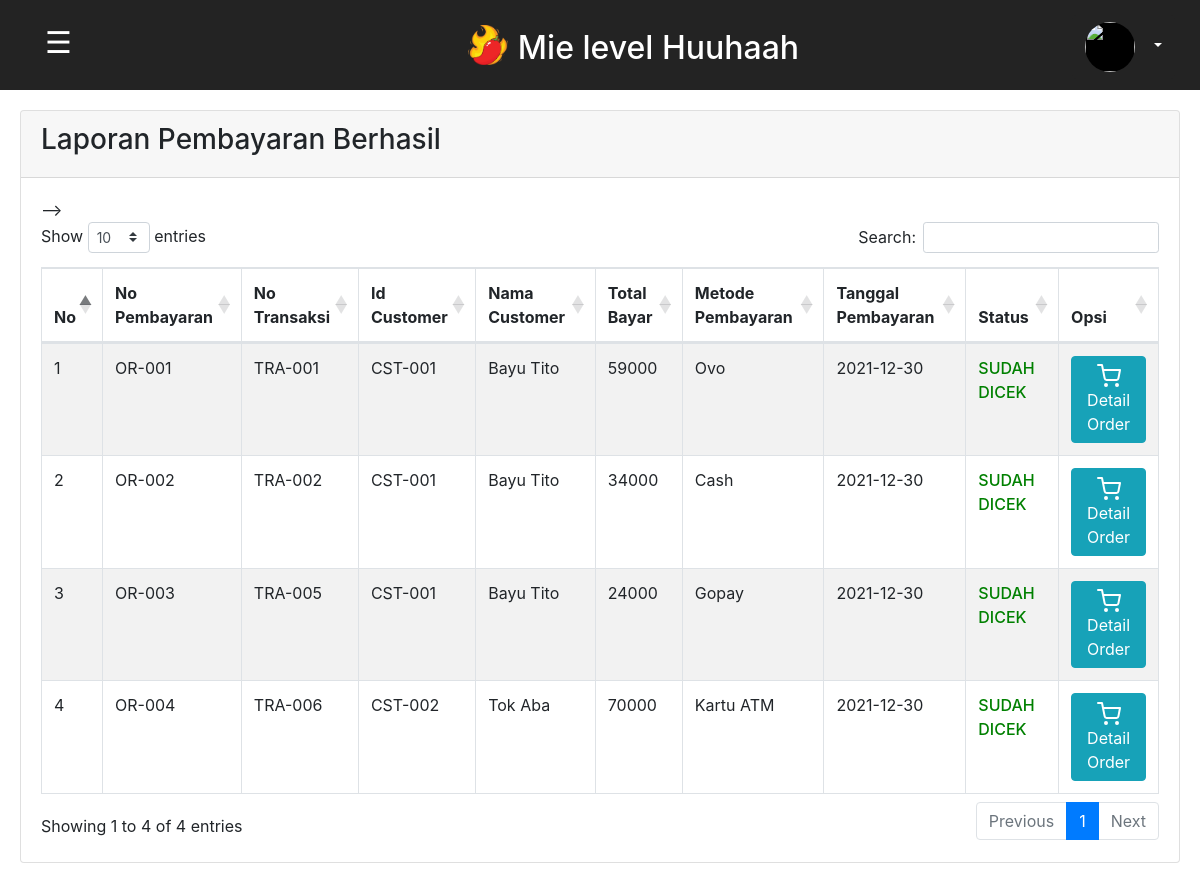
The page /report_adm.php on the database its author committed.
### tables this page shows
CREATE TABLE `bayar_berhasil` (
  `no_bayar` varchar(20) NOT NULL,
  `no_transaksi` varchar(20) NOT NULL,
  `id_cst` varchar(20) NOT NULL,
  `total_byr` int(50) NOT NULL,
  `jenis_byr` varchar(20) NOT NULL,
  `tgl_byr` date NOT NULL,
  `status` varchar(20) NOT NULL
);

CREATE TABLE `customer` (
  `id_cst` varchar(20) NOT NULL,
  `nama_cst` varchar(50) DEFAULT NULL,
  `alamat_cst` varchar(30) DEFAULT NULL,
  `nohp_cst` varchar(30) DEFAULT NULL,
  `username` varchar(30) NOT NULL,
  `password` varchar(30) NOT NULL,
  `foto_cst` varchar(30) DEFAULT NULL
);

### functions.php (called while the page is built, shortened)
<?php
$conn = mysqli_connect("localhost", "root", "", "dbresto");
function query($query){
	global $conn;
	$result = mysqli_query($conn, $query);
	$rows = [];
	while ($row = mysqli_fetch_assoc($result)){
		$rows[] = $row;
	}
	return $rows;
}
?>

### report_adm.php (the view, shortened to what this page needs)
<?php
require "functions.php";
$menu = query("SELECT bayar_berhasil.no_bayar, bayar_berhasil.no_transaksi, bayar_berhasil.id_cst, customer.nama_cst, bayar_berhasil.total_byr,
        bayar_berhasil.jenis_byr, bayar_berhasil.tgl_byr, bayar_berhasil.status FROM bayar_berhasil, customer WHERE bayar_berhasil.id_cst = customer.id_cst");
?>
<!DOCTYPE html>
<html lang="en">
<head>
    <link rel="stylesheet" href="style.css?v=1.0">
    <link rel="stylesheet" type="text/css" href="https://cdnjs.cloudflare.com/ajax/libs/twitter-bootstrap/4.5.2/css/bootstrap.css">
	<link rel="stylesheet" type="text/css" href="https://cdn.datatables.net/1.10.22/css/dataTables.bootstrap4.min.css">
</head>
<body>
        <div class="judul sticky-top">
            <button class="openbtn" onclick="openNav()">&#9776;</button>
            <div class="brand row align-items-center justify-content-center">
                <img src="img/logo.png" class="logo">
                <h2>Mie level Huuhaah</h2>
            </div>
            <div class="account">
                <div class="dropdown">
                        <?php
                            $id = $_SESSION['id_adm'];
                            $hasil = mysqli_query($conn,"SELECT * FROM admin WHERE id_adm = '$id'");
                            $data = mysqli_fetch_assoc($hasil);
                        ?>
                    <button class="btn  dropdown-toggle" type="button" id="dropdownMenuButton2" data-bs-toggle="dropdown" aria-expanded="true">
                        <img src="photo/<?= $data['gambar_adm'];?>" class="bulat" style="background-size:cover; background-color:black; "><?= $data['nama_adm'];?>
                    </button>
                </div>
            </div>
        </div>
        <div class="content" id="content">
                <div class="card">
		            <div class="card-header">
			            <h3>Laporan Pembayaran Berhasil</h3>
		            </div>
                    <div class="card-body">
                        <table border="1" id="example" class="table table-striped table-bordered" cellspacing="0" width="100%">
                            <thead>
                                <tr>
                                    <th>No</th>
                                    <th>No Pembayaran</th>
                                    <th>No Transaksi</th>
                                    <th>Id Customer</th>
                                    <th>Nama Customer</th>
                                    <th>Total Bayar</th>
                                    <th>Metode Pembayaran</th>
                                    <th>Tanggal Pembayaran</th>
                                    <th>Status</th>
                                    <th>Opsi</th>
                                </tr>
                            </thead>
                           <!-- <?php $i=1; ?>
                            <?php foreach ($menu as $row): ?> -->
                                <tr>
                                    <td><?= $i; ?></td>
                                    <td><?= $row["no_bayar"]; ?></td>
                                    <td><?= $row["no_transaksi"]; ?></td>
                                    <td><?= $row["id_cst"]; ?></td>
                                    <td><?= $row["nama_cst"]; ?></td>
                                    <td><?= $row["total_byr"]; ?></td>
                                    <td><?= $row["jenis_byr"]; ?></td>
                                    <td><?= $row["tgl_byr"]; ?></td>
                                    <td style="color:green; font-weight:500;"><?= $row["status"]; ?></td>
                                    <td>
                                        <a href="report_berhasil_adm.php?id=<?=$row['no_transaksi']?>" class="link btn btn-info"> <span data-feather="shopping-cart"></span> Detail Order</a>
                                    </td>
                                </tr>
                            <!-- <?php $i++;?>
                            <?php endforeach ?> --> -->
                        </table>
                    </div>
                </div>
        </div>
</body>
</html>

### style.css (style rules this page uses)
body { font-family: 'roboto'; background-color: #ddd; }
.judul { background: #232323; padding: 25px; width: 100%; }
.judul h2 { text-align: center; height: 15px; color: #ffffff; margin-top: -10px; }
.brand img { width: 40px; height: 40px; margin: 0 10px 0 0; }
.openbtn { font-size: 30px; float: left; cursor: pointer; background-color: #232323; color: white; padding: 5px 20px; border: none; text-align: start; margin-top: -10px; }
.account { display: block; float: right; cursor: pointer; color: black; margin-top: -50px; }
.bulat { position: relative; width: 50px; height: 50px; border-radius: 50%; margin: 0 10px 0 0; background-size: cover; }
#dropdownMenuButton2 { background-color: #232323; color: white; }
#content { transition: margin-left .5s; padding: 20px; }

### rows shown on the page
bayar_berhasil: no_bayar "OR-001", no_transaksi "TRA-001", id_cst "CST-001", id_cst.nama_cst "Bayu Tito", total_byr "59000", jenis_byr "Ovo", tgl_byr "2021-12-30", status "SUDAH DICEK"
bayar_berhasil: no_bayar "OR-002", no_transaksi "TRA-002", id_cst "CST-001", id_cst.nama_cst "Bayu Tito", total_byr "34000", jenis_byr "Cash", tgl_byr "2021-12-30", status "SUDAH DICEK"
bayar_berhasil: no_bayar "OR-003", no_transaksi "TRA-005", id_cst "CST-001", id_cst.nama_cst "Bayu Tito", total_byr "24000", jenis_byr "Gopay", tgl_byr "2021-12-30", status "SUDAH DICEK"
bayar_berhasil: no_bayar "OR-004", no_transaksi "TRA-006", id_cst "CST-002", id_cst.nama_cst "Tok Aba", total_byr "70000", jenis_byr "Kartu ATM", tgl_byr "2021-12-30", status "SUDAH DICEK"
